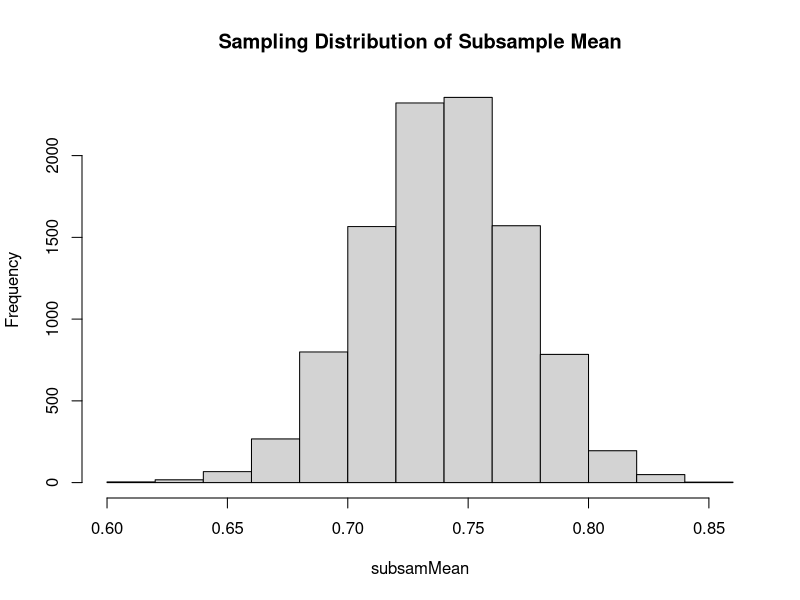
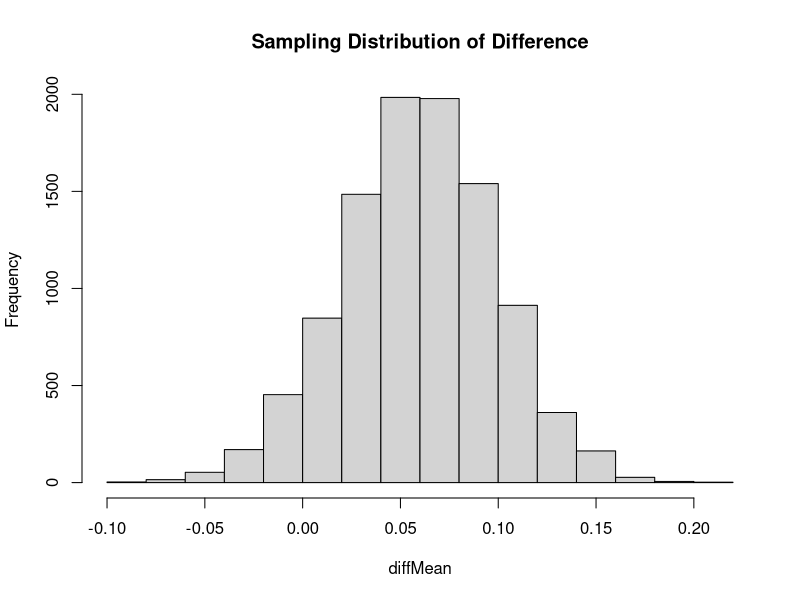
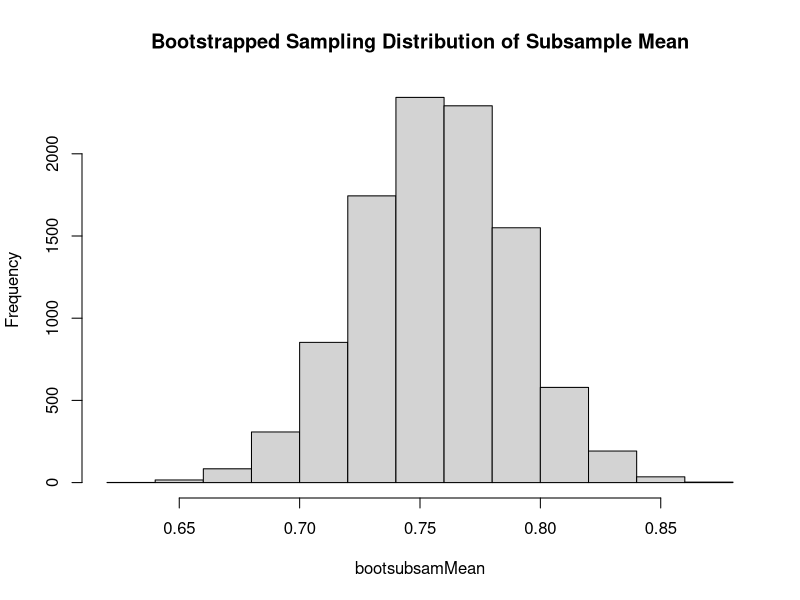
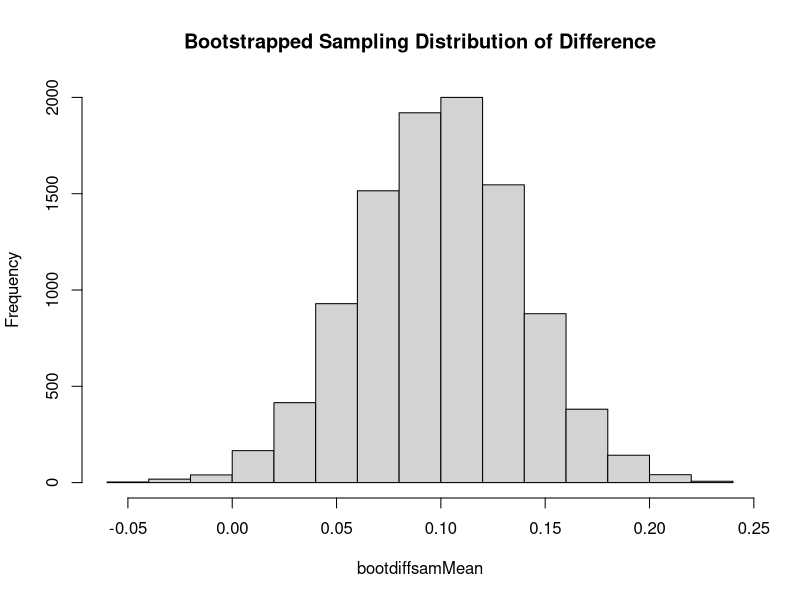
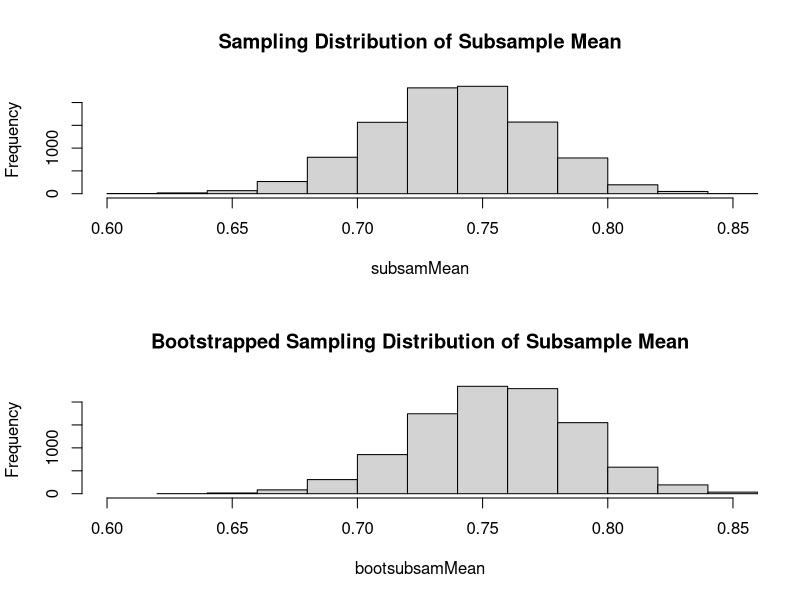
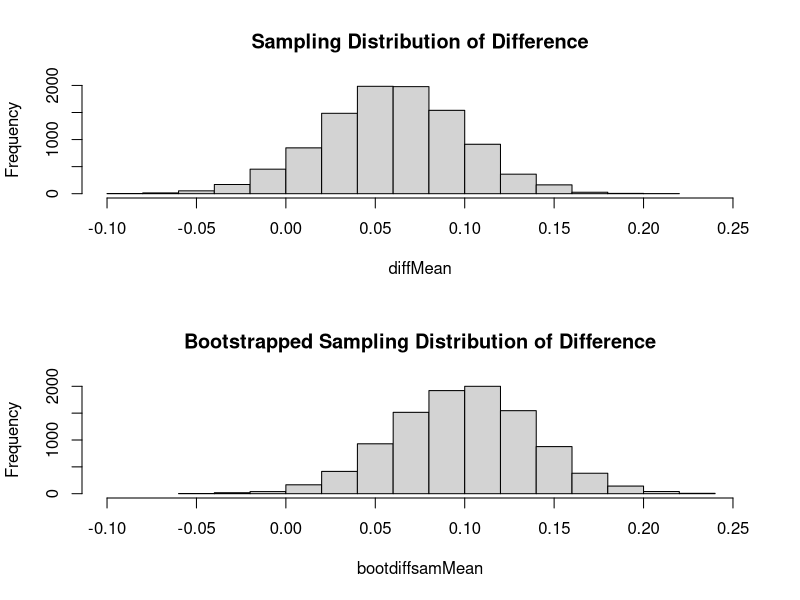

Write the R code that produced these figures, in order.
#### QTM 220 Lecture 4 R code ####

library(foreign)
library(ggplot2)
setwd("~/Documents") #different for each user

### Turnout Stuff ###

# Generate Population Data
N = 7233584

b0 = floor(.7*N)
b1 = ceiling(.3*N)
y0 = rbinom(n=b0,size=1,prob=.68)
y1 = rbinom(n=b1,size=1,prob=.74)
y = c(y0,y1)
x = c(rep(0,b0),rep(1,b1))
dfpop = data.frame(y,x)
mean(dfpop$y)
mean(dfpop$y[dfpop$x==1])

# Generate Sample Data
set.seed(111)
ind = sample(1:N,size=625,replace=T)
dfsam = dfpop[ind,]
mean(dfsam$y)
mean(dfsam$x)
mean(dfsam$y[dfsam$x==1]) -
mean(dfsam$y[dfsam$x==0])
mean(dfsam$x)

# Generate Sampling Distribution
S = 10000
subsamMean = rep(NA,S)
diffMean = rep(NA,S)
for( s in 1:S ){
	ind = sample(1:N,size=625,replace=T)
	dfind = dfpop[ind,]
	subsamMean[s] = mean(dfind$y[dfind$x==1])
	diffMean[s] = mean(dfind$y[dfind$x==1])-mean(dfind$y[dfind$x==0])	
}
pdf("GitHub/qtm220/lectures/lec4/figs/samdistSub.pdf")
hist(subsamMean,main="Sampling Distribution of Subsample Mean")
dev.off()

pdf("GitHub/qtm220/lectures/lec4/figs/samdistDiff.pdf")
hist(diffMean,main="Sampling Distribution of Difference")
dev.off()


B = 10000
bootsubsamMean = rep(NA,B)
bootdiffsamMean = rep(NA,B)
for( b in 1:B ){
bootind = sample(1:625,size=625,replace=T)
dfboot = dfsam[bootind,]
bootsubsamMean[b] = mean(dfboot$y[dfboot$x==1])
bootdiffsamMean[b] = mean(dfboot$y[dfboot$x==1]) - mean(dfboot$y[dfboot$x==0])
}

pdf("GitHub/qtm220/lectures/lec4/figs/bootdistSub.pdf")
hist(bootsubsamMean,main="Bootstrapped Sampling Distribution of Subsample Mean")
dev.off()

pdf("GitHub/qtm220/lectures/lec4/figs/bootdistDiff.pdf")
hist(bootdiffsamMean,main="Bootstrapped Sampling Distribution of Difference")
dev.off()


pdf("GitHub/qtm220/lectures/lec4/figs/bootdistvssamdistSub.pdf")
par(mfrow=c(2,1))
hist(subsamMean,xlim=c(.60,.85),main="Sampling Distribution of Subsample Mean")
hist(bootsubsamMean,xlim=c(.60,.85),main="Bootstrapped Sampling Distribution of Subsample Mean")
dev.off()

pdf("GitHub/qtm220/lectures/lec4/figs/bootdistvssamdistDiff.pdf")
par(mfrow=c(2,1))
hist(diffMean,xlim=c(-.10,.25),main="Sampling Distribution of Difference")
hist(bootdiffsamMean,xlim=c(-.10,.25),main="Bootstrapped Sampling Distribution of Difference")
dev.off()

quantile(bootsubsamMean,prob =c(.025,.975))
quantile(bootdiffsamMean,prob =c(.025,.975))
